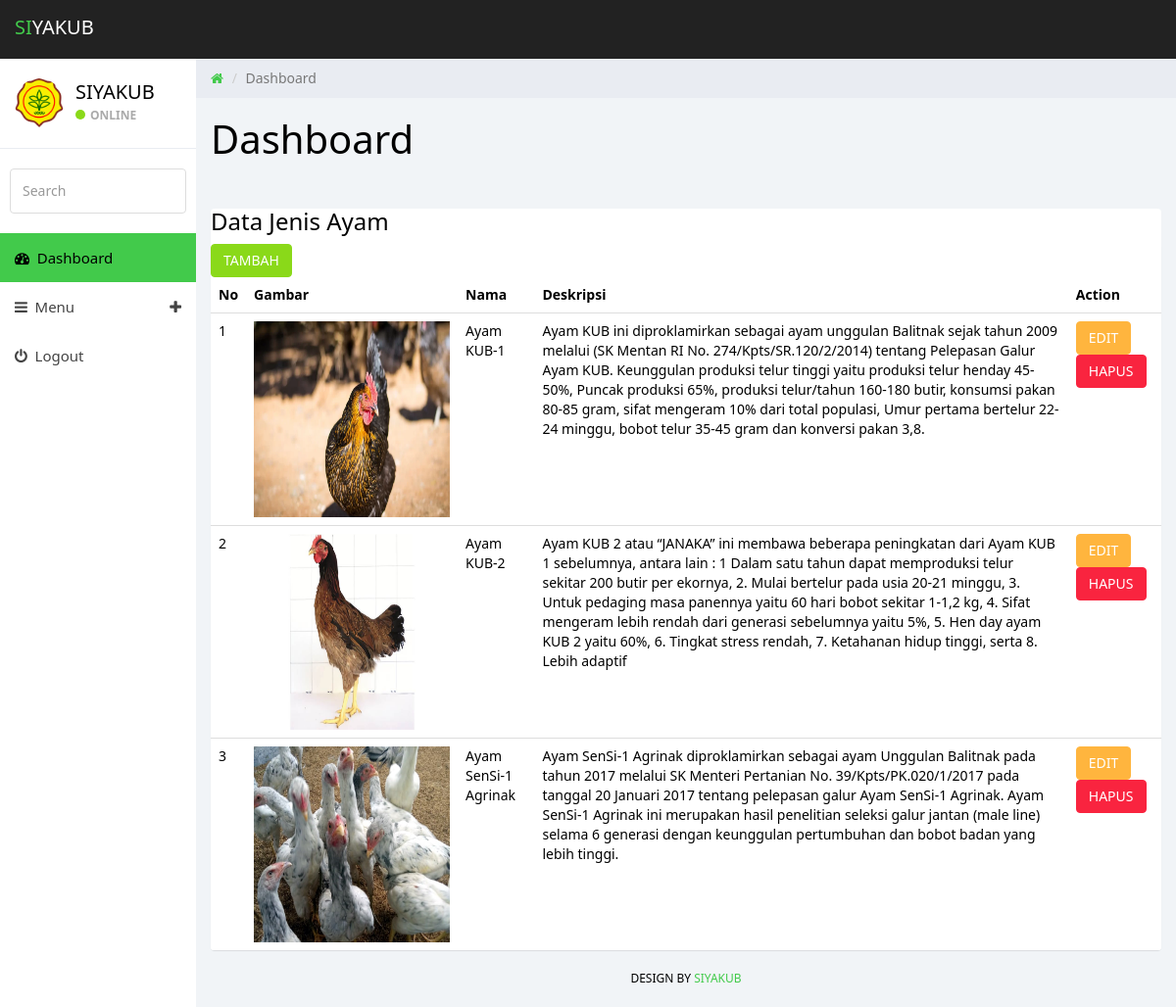
The app's page /admonly/index.php?page=ayam (signed in) with its own data.
### tables this page shows
CREATE TABLE `ayam` (
  `id` int(11) NOT NULL,
  `nama` varchar(255) NOT NULL,
  `gambar` varchar(255) NOT NULL,
  `deskripsi` text DEFAULT NULL
);

### admonly/page/ayam.php (the view, shortened to what this page needs)
<div class="col-g-12"><h3>Data Jenis Ayam</h3></div>
<?php
require_once("../config/koneksi.php");
?>
<div class="col-g-12">
    <section class="panel">
    <a href="index.php?page=tambah_ayam" class="btn btn-success">TAMBAH</a>
    <table class="table">
        <tr>
            <th>No</th>
            <th>Gambar</th>
            <th>Nama</th>
            <th>Deskripsi</th>
            <th>Action</th>
        </tr>
        <?php
        $stmt = $koneksi->query("SELECT * FROM ayam");
        $no = 1;
        while($result = $stmt->fetch(PDO::FETCH_ASSOC)){
            ?>
            <tr>
                <td><?php echo $no ?></td>
                <td><img src="<?php echo htmlspecialchars($result['gambar']); ?>" alt="Gambar Portofolio" height="200" width="200"></td>
                <td><?php echo htmlspecialchars($result['nama']); ?></td>
                <td><?php echo htmlspecialchars($result['deskripsi']); ?></td>
                <td>
                <a href="index.php?page=edit_ayam&id=<?php echo htmlspecialchars($result['id']); ?>" class="btn btn-warning">EDIT</a>
                <a href="index.php?page=ayam&action=hapus&id=<?php echo $result['id']; ?>"
                class="btn btn-danger">HAPUS</a>
                </td>
            </tr>
            <?php
            $no++;
        }
        ?>
    </table>
    </section>
</div>

### admonly/css/styles.css (style rules this page uses)
body { background: #f1f4f7; padding-top: 60px; font-size: 14px; color: #000000; font-family: 'Noto Sans', sans-serif; }
a, a:hover, a:focus { color: #42ca4b; }
h1, h2, h3, h4, h5, h6 { color: #000000; }
h3, h4 { font-weight: 300; }
.btn-success, .btn-success:hover, .btn-success:focus, .btn-success:active, .btn-success.active, .open > .dropdown-toggle.btn-success, .btn-success.disabled, .btn-success[disabled], fieldset[disabled] .btn-success, .btn-success.disabled:hover, .btn-success[disabled]:hover, fieldset[disabled] .btn-success:hover, .btn-success.disabled:focus, .btn-success[disabled]:focus, fieldset[disabled] .btn-success:focus, .btn-success.disabled:active, .btn-success[disabled]:active, fieldset[disabled] .btn-success:active, .btn-success.disabled.active, .btn-success[disabled].active, fieldset[disabled] .btn-success.active { background-color: #8ad919; border-color: #8ad919; }
.btn-warning, .btn-warning:hover, .btn-warning:focus, .btn-warning:active, .btn-warning.active, .open > .dropdown-toggle.btn-warning, .btn-warning.disabled, .btn-warning[disabled], fieldset[disabled] .btn-warning, .btn-warning.disabled:hover, .btn-warning[disabled]:hover, fieldset[disabled] .btn-warning:hover, .btn-warning.disabled:focus, .btn-warning[disabled]:focus, fieldset[disabled] .btn-warning:focus, .btn-warning.disabled:active, .btn-warning[disabled]:active, fieldset[disabled] .btn-warning:active, .btn-warning.disabled.active, .btn-warning[disabled].active, fieldset[disabled] .btn-warning.active { background-color: #ffb53e; border-color: #ffb53e; }
.btn-danger, .btn-danger:hover, .btn-danger:focus, .btn-danger:active, .btn-danger.active, .open > .dropdown-toggle.btn-danger, .btn-danger.disabled, .btn-danger[disabled], fieldset[disabled] .btn-danger, .btn-danger.disabled:hover, .btn-danger[disabled]:hover, fieldset[disabled] .btn-danger:hover, .btn-danger.disabled:focus, .btn-danger[disabled]:focus, fieldset[disabled] .btn-danger:focus, .btn-danger.disabled:active, .btn-danger[disabled]:active, fieldset[disabled] .btn-danger:active, .btn-danger.disabled.active, .btn-danger[disabled].active, fieldset[disabled] .btn-danger.active { background-color: #f9243f; border-color: #f9243f; }
.panel { border: 0; }
.table { background: #fff; }

### records on screen
ayam: gambar (picture), nama "Ayam KUB-1", deskripsi "Ayam KUB ini diproklamirkan sebagai ayam unggulan Balitnak sejak tahun 2009 melalui (SK Mentan RI No. 274/Kpts/SR.120/2/2014) tentang Pelepasan Galur Ayam KUB. Keunggulan produksi telur tinggi yaitu produksi telur henday 45-50%, Puncak produksi 65%, produksi telur/tahun 160-180 butir, konsumsi pakan 80-85 gram, sifat mengeram 10% dari total populasi, Umur pertama bertelur 22-24 minggu, bobot telur 35-45 gram dan konversi pakan 3,8."
ayam: gambar (picture), nama "Ayam KUB-2", deskripsi "Ayam KUB 2 atau “JANAKA” ini membawa beberapa peningkatan dari Ayam KUB 1 sebelumnya, antara lain : 1 Dalam satu tahun dapat memproduksi telur sekitar 200 butir per ekornya, 2. Mulai bertelur pada usia 20-21 minggu, 3. Untuk pedaging masa panennya yaitu 60 hari bobot sekitar 1-1,2 kg, 4. Sifat mengeram lebih rendah dari generasi sebelumnya yaitu 5%, 5. Hen day ayam KUB 2 yaitu 60%, 6. Tingkat stress rendah, 7. Ketahanan hidup tinggi, serta 8. Lebih adaptif"
ayam: gambar (picture), nama "Ayam SenSi-1 Agrinak", deskripsi "Ayam SenSi-1 Agrinak diproklamirkan sebagai ayam Unggulan Balitnak pada tahun 2017 melalui SK Menteri Pertanian No. 39/Kpts/PK.020/1/2017 pada tanggal 20 Januari 2017 tentang pelepasan galur Ayam SenSi-1 Agrinak. Ayam SenSi-1 Agrinak ini merupakan hasil penelitian seleksi galur jantan (male line) selama 6 generasi dengan keunggulan pertumbuhan dan bobot badan yang lebih tinggi."
